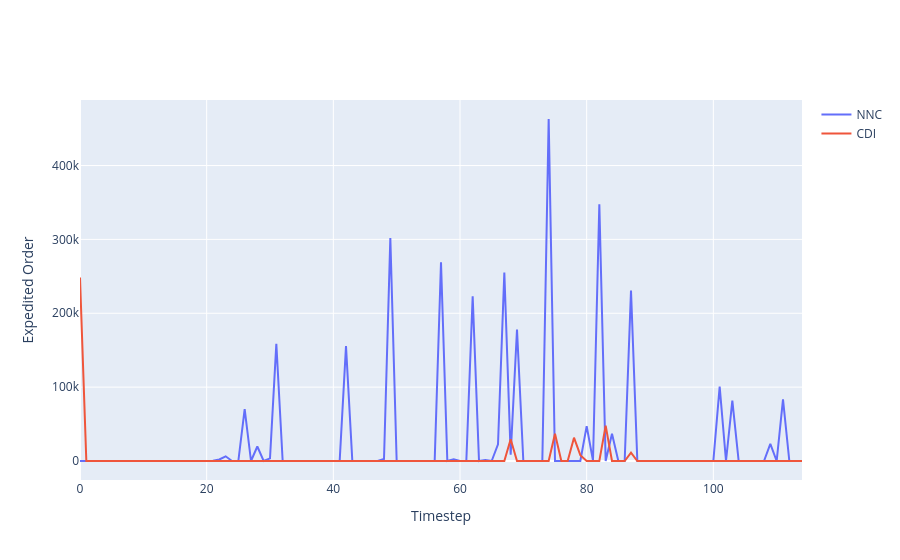

Source (notebook cell):
### Code cell
a = go.Scatter(y=[x.item() for x in nn_qe[1:]], name='NNC')
b = go.Scatter(y=cdi_qe, name='CDI')
fig = go.Figure([a,b])
fig.layout.xaxis.title = 'Timestep'
fig.layout.yaxis.title = 'Expedited Order'
fig

### Figure 1 — Plotly figure (JSON) as saved in the notebook; plotly's stock layout.template omitted (floating-point values rounded to 4 significant figures)
{"data": [{"name": "NNC", "type": "scatter", "y": [0, 0, 0, 0, 0, 0, 0, 0, 0, 0, 0, 0, 0, 0, 0, 0, 0, 0, 0, 0, 0, 230, 2046, 6359, 0, 0, 70102, 0, 19602, 0, 3590, 158645, 0, 0, 0, 0, 0, 0, 0, 0, 0, 0, 155572, 0, 0, 0, 0, 0, 2615, 301726, 0, 0, 0, 0, 0, 0, 0, 269055, 0, 2267, 0, 0, 222922, 0, 1442, 0, 22520, 255217, 8595, 177943, 0, 0, 0, 0, 463003, 0, 0, 0, 0, 0, 47132, 540, 347626, 0, 36872, 0, 0, 230605, 0, 0, 0, 0, 0, 0, 0, 0, 0, 0, 0, 0, 0, 100602, 0, 81811, 0, 0, 0, 0, 0, 23254, 0, 83332, 0, 0, 0]}, {"name": "CDI", "type": "scatter", "y": [248530, 0, 0, 0, 0, 0, 0, 0, 0, 0, 0, 0, 0, 0, 0, 0, 0, 0, 0, 0, 0, 0, 0, 0, 0, 0, 0, 0, 0, 0, 0, 0, 0, 0, 0, 0, 0, 0, 0, 0, 0, 0, 0, 0, 0, 0, 0, 0, 0, 0, 0, 0, 0, 0, 0, 0, 0, 0, 0, 0, 0, 0, 0, 0, 0, 0, 0, 0, 29391, 0, 0, 0, 0, 0, 0, 36993, 0, 0, 31529, 7924, 0, 0, 0, 47890, 0, 0, 0, 11180, 0, 0, 0, 0, 0, 0, 0, 0, 0, 0, 0, 0, 0, 0, 0, 0, 0, 0, 0, 0, 0, 0, 0, 0, 0, 0, 0]}], "layout": {"xaxis": {"title": {"text": "Timestep"}}, "yaxis": {"title": {"text": "Expedited Order"}}}}
